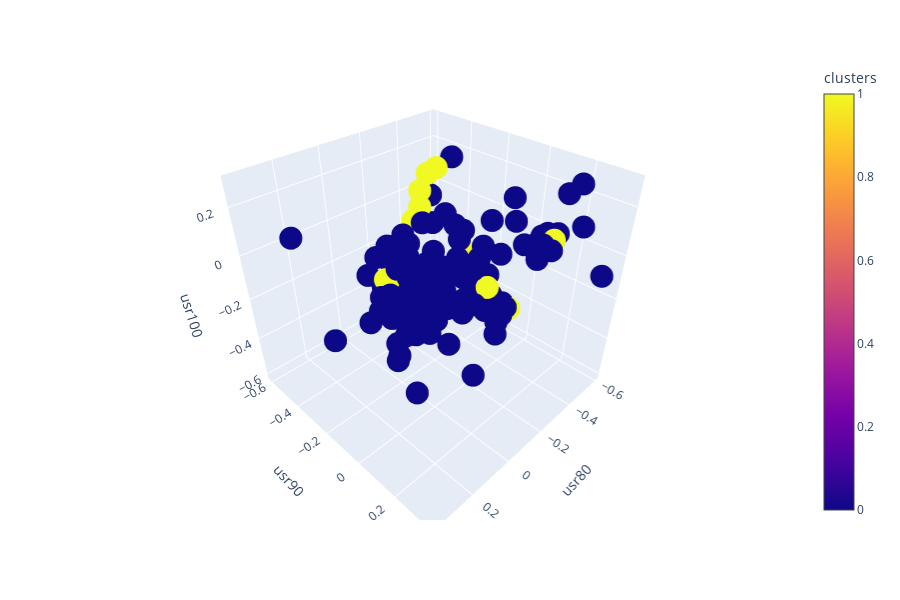

The notebook cell saved with this chart:
### Code cell
ifig = px.scatter_3d(df_data_false, x='usr80', y='usr90', z='usr100', color='clusters')
ifig.show()

### Figure 1 — Plotly figure (JSON) as saved in the notebook; plotly's stock layout.template omitted (floating-point values rounded to 4 significant figures; data arrays with more than 128 entries replaced by an {"elided": "..."} marker saying what was removed)
{"data": [{"hoverlabel": {"namelength": 0}, "hovertemplate": "usr80=%{x}<br>usr90=%{y}<br>usr100=%{z}<br>clusters=%{marker.color}", "legendgroup": "", "marker": {"color": {"elided": "140 int values"}, "coloraxis": "coloraxis", "symbol": "circle"}, "mode": "markers", "name": "", "scene": "scene", "showlegend": false, "type": "scatter3d", "x": {"elided": "140 float values"}, "y": {"elided": "140 float values"}, "z": {"elided": "140 float values"}}], "layout": {"coloraxis": {"colorbar": {"title": {"text": "clusters"}}, "colorscale": [[0, "#0d0887"], [0.1111, "#46039f"], [0.2222, "#7201a8"], [0.3333, "#9c179e"], [0.4444, "#bd3786"], [0.5556, "#d8576b"], [0.6667, "#ed7953"], [0.7778, "#fb9f3a"], [0.8889, "#fdca26"], [1, "#f0f921"]]}, "height": 600, "legend": {"tracegroupgap": 0}, "margin": {"t": 60}, "scene": {"domain": {"x": [0, 0.98], "y": [0, 1]}, "xaxis": {"title": {"text": "usr80"}}, "yaxis": {"title": {"text": "usr90"}}, "zaxis": {"title": {"text": "usr100"}}}}}
